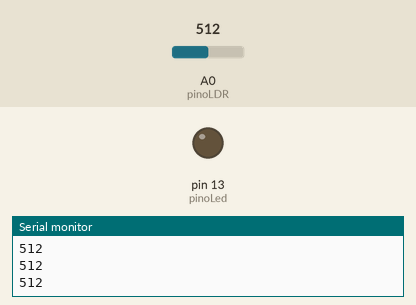
The sketch below on a simulated Arduino Uno, built with avr-gcc and run on an emulated ATmega328P. Parts: output pins drawn as LEDs (lit = HIGH), the last lines printed to the serial monitor. Inputs (shaded band) come from the test bench; at power-on: A0 (pinoLDR) = 512.

Above: at 1.2 s.
1.3 s: A0 (pinoLDR) set to 591
2.8 s: A0 (pinoLDR) set to 618
At 4.0 s:
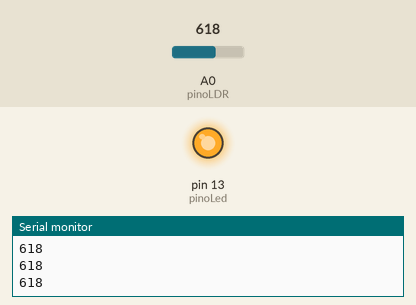
4.3 s: A0 (pinoLDR) set to 590
At 5.1 s:
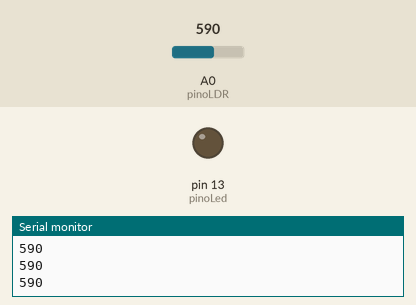
5.8 s: A0 (pinoLDR) set to 610
At 6.4 s:
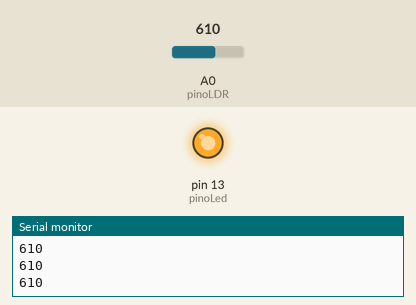
Timing chart, 0 to 8.3 s (numbered marks = the images above; inputs shaded):
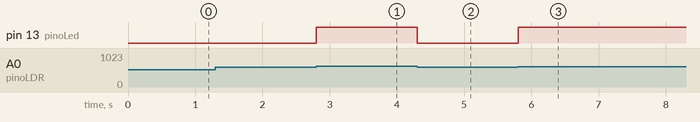

The sketch:

fabricioFotoLaser.ino
```cpp
const int pinoLed = 13;
const int pinoLDR = A0;

void setup(){
  Serial.begin(9600);
  pinMode(pinoLed, OUTPUT);
  pinMode(pinoLDR, INPUT);
}
void loop(){
  Serial.println(analogRead(pinoLDR));
  if(analogRead(pinoLDR) > 600){
      digitalWrite(pinoLed, HIGH);
  }
  else{
    digitalWrite(pinoLed, LOW);
  }
}
```

Measured:
- the behaviour switches between 600 and 601 on A0 (pinoLDR) (found by bisection; images 0 and 1)
- after the input at 2.8 s, pin 13 (pinoLed): LOW → HIGH at once
- after the input at 4.3 s, pin 13 (pinoLed): HIGH → LOW at once
- after the input at 5.8 s, pin 13 (pinoLed): LOW → HIGH at once
